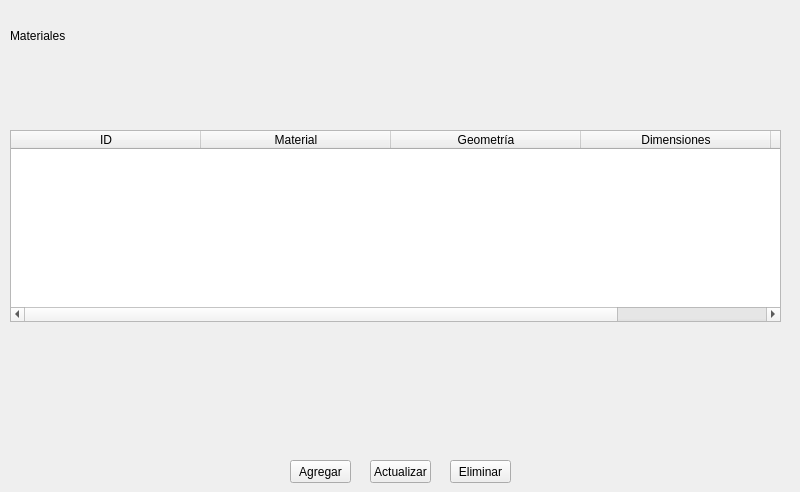
    <widget class="QWidget" name="page_16">
     <widget class="QLabel" name="label_38">
      <property name="geometry">
       <rect>
        <x>10</x>
        <y>20</y>
        <width>781</width>
        <height>31</height>
       </rect>
      </property>
      <property name="text">
       <string>Materiales</string>
      </property>
     </widget>
     <widget class="QPushButton" name="pushButton_41">
      <property name="geometry">
       <rect>
        <x>370</x>
        <y>460</y>
        <width>61</width>
        <height>23</height>
       </rect>
      </property>
      <property name="text">
       <string>Actualizar</string>
      </property>
      <property name="checkable">
       <bool>true</bool>
      </property>
     </widget>
     <widget class="QTableWidget" name="tableWidget_14">
      <property name="geometry">
       <rect>
        <x>10</x>
        <y>130</y>
        <width>771</width>
        <height>192</height>
       </rect>
      </property>
      <attribute name="horizontalHeaderDefaultSectionSize">
       <number>190</number>
      </attribute>
      <attribute name="verticalHeaderVisible">
       <bool>false</bool>
      </attribute>
      <column>
       <property name="text">
        <string>ID</string>
       </property>
      </column>
      <column>
       <property name="text">
        <string>Material</string>
       </property>
      </column>
      <column>
       <property name="text">
        <string>Geometría</string>
       </property>
      </column>
      <column>
       <property name="text">
        <string>Dimensiones</string>
       </property>
      </column>
      <column>
       <property name="text">
        <string>Costo $/kg</string>
       </property>
      </column>
     </widget>
     <widget class="QPushButton" name="pushButton_43">
      <property name="geometry">
       <rect>
        <x>450</x>
        <y>460</y>
        <width>61</width>
        <height>23</height>
       </rect>
      </property>
      <property name="text">
       <string>Eliminar</string>
      </property>
     </widget>
     <widget class="QPushButton" name="pushButton_44">
      <property name="geometry">
       <rect>
        <x>290</x>
        <y>460</y>
        <width>61</width>
        <height>23</height>
       </rect>
      </property>
      <property name="text">
       <string>Agregar</string>
      </property>
     </widget>
    </widget>
